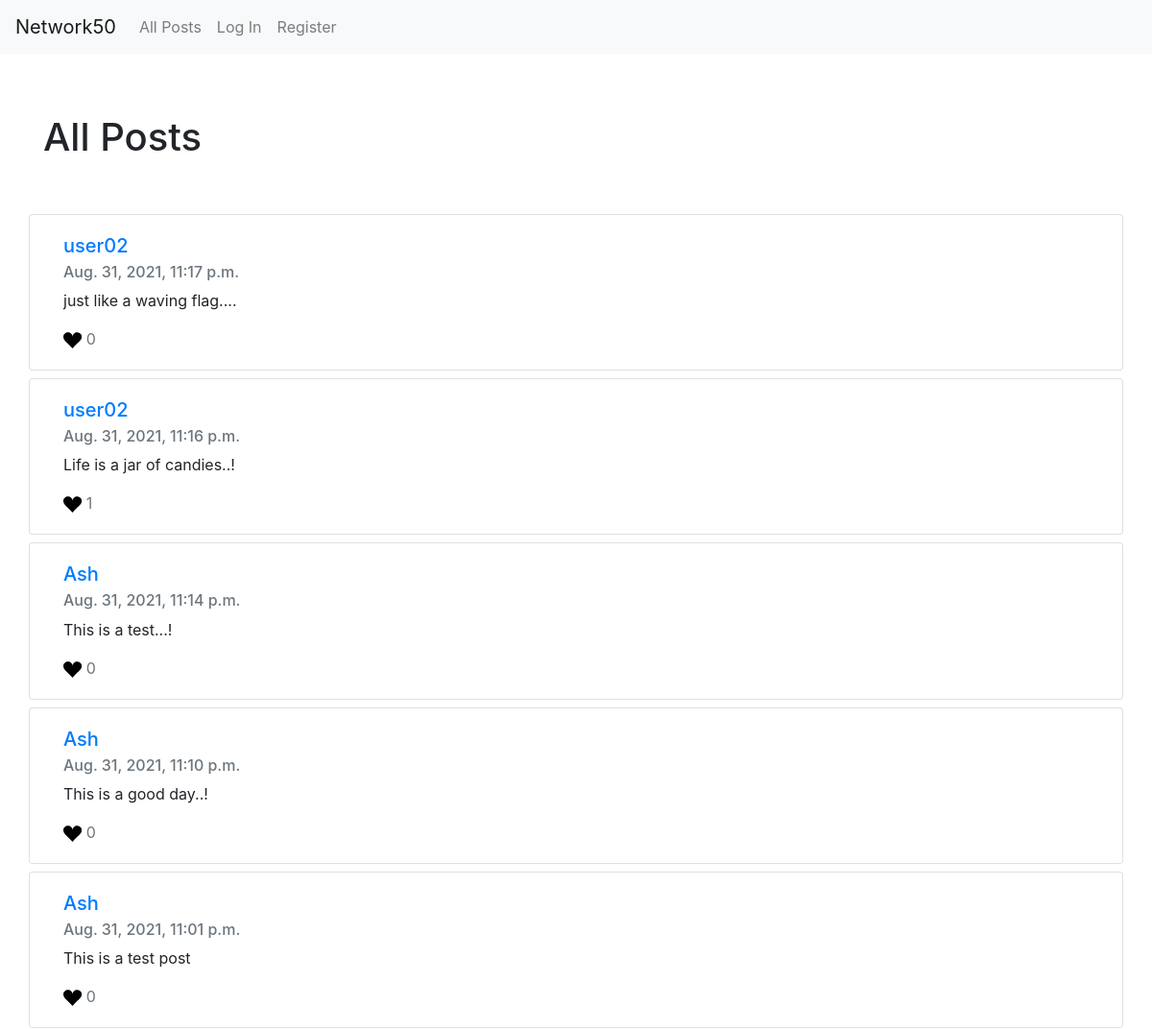
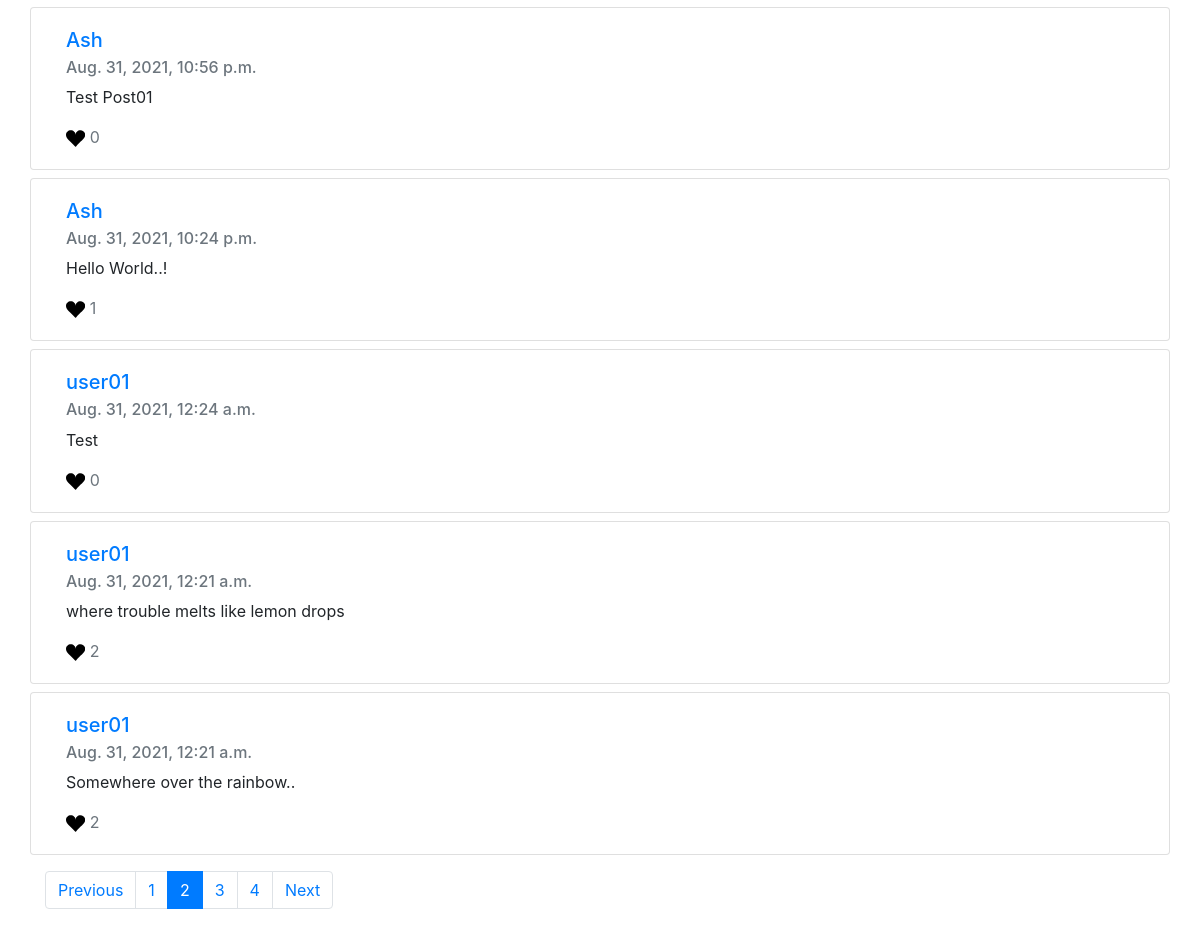
Screenshot of /?page=2 with the database file from the repository (2 pictures, top to bottom).
### network/models.py (models this page shows)
class Post(models.Model):
    content = models.TextField(verbose_name="New Post")
    timestamp = models.DateTimeField(auto_now_add=True)
    creator = models.ForeignKey(User, on_delete=models.CASCADE, related_name="posts")
    likes = models.ManyToManyField(User, blank=True)

class User(AbstractUser):
    following = models.ManyToManyField("self", symmetrical=False, blank=True, related_name="followers")

### network/views.py (the view)
# urls.py: path("", views.index, name="index"),
def index(request):
    posts = Post.objects.all().order_by("-timestamp")
    page_obj = paginate_posts(request, posts)
    return render(request, "network/index.html", {
        "posts": page_obj,
        "feed": True
    })

### network/views.py (called while the page is built)
def paginate_posts(request, posts):
    paginator = Paginator(posts, 10)
    page_number = request.GET.get('page')
    return paginator.get_page(page_number)

### network/templates/network/index.html (shortened to what this page needs)
{% extends "network/posts.html" %}
{% load static %}
{% block top-matter %}
<div class="container py-5">
    <h1>All Posts</h1>
{% endblock %}

### network/templates/network/posts.html (shortened to what this page needs)
{% extends "network/layout.html" %}
{% load static %}
{% block body %}
    <div class="top-matter">
        {% block top-matter %}
        {% endblock %}
    </div>
    <div class="feed">
        {% for post in posts %}
        <div class="card container mb-2">
            <div class="card-body">
                <a href="{% url 'profile' post.creator.username %}">
                    <h5 class="card-title">{{ post.creator }}</h5>
                </a>
                <h6 class="card-subtitle mb-2 text-muted">{{ post.timestamp }}</h6>
                <p class="card-text" id="post-content-{{ post.id }}">{{ post.content }}</p>
                <p class="card-text text-muted">
                    <svg width="1.2em"
                         height="1.2em"
                         viewBox="0 0 16 16"
                         xmlns="http://www.w3.org/2000/svg"
                         id="{{ post.id }}"
                         data-post="{{ post.id }}"
                         class="bi bi-suit-heart-fill"
                         fill="
                            {% if user in post.likes.all %}
                            red
                            {% else %}
                            black
                            {% endif %}">
                        <path d="M4 1c2.21 0 4 1.755 4 3.92C8 2.755 9.79 1 12 1s4 1.755 4 3.92c0 3.263-3.234 4.414-7.608 9.608a.513.513 0 0 1-.784 0C3.234 9.334 0 8.183 0 4.92 0 2.755 1.79 1 4 1z"/>
                    </svg>
                    <span id="like-count-{{ post.id }}">{{ post.likes.all|length }}</span>
                </p>
            </div>
        </div>
        {% empty %}
        <p class="container">Nothing to show. Follow people to see there posts here.!</p>
        {% endfor %}
    </div>
    {% if posts.paginator.num_pages > 1 %}
        <nav aria-label="Posts pages" class="container mt-3">
            <ul class="pagination">
                {% if posts.has_previous %}
                <li class="page-item">
                    <a class="page-link" href="?page={{ posts.previous_page_number }}">Previous</a>
                </li>
                {% endif %}
                {% for page in posts.paginator.page_range %}
                {% if page == posts.number %}
                <li class="page-item active" aria-current="page">
                    <a class="page-link" href="?page={{ page }}">{{ page }} <span class="sr-only">(current)</span></a>
                </li>
                {% else %}
                <li class="page-item"><a class="page-link" href="?page={{ page }}">{{ page }}</a></li>
                {% endif %}
                {% endfor %}
                {% if posts.has_next %}
                <li class="page-item">
                    <a class="page-link" href="?page={{ posts.next_page_number }}">Next</a>
                </li>
                {% endif %}
            </ul>
        </nav>
    {% endif %}
{% endblock %}

### network/static/network/styles.css (style rules this page uses)
.bi { cursor: pointer; }

### rows the page displays
Post: creator "user02", timestamp "Aug. 31, 2021, 11:17 p.m.", content "just like a waving flag....", likes.all|length "0"
Post: creator "user02", timestamp "Aug. 31, 2021, 11:16 p.m.", content "Life is a jar of candies..!", likes.all|length "1"
Post: creator "Ash", timestamp "Aug. 31, 2021, 11:14 p.m.", content "This is a test...!", likes.all|length "0"
Post: creator "Ash", timestamp "Aug. 31, 2021, 11:10 p.m.", content "This is a good day..!", likes.all|length "0"
Post: creator "Ash", timestamp "Aug. 31, 2021, 11:01 p.m.", content "This is a test post", likes.all|length "0"
Post: creator "Ash", timestamp "Aug. 31, 2021, 10:56 p.m.", content "Test Post01", likes.all|length "0"
Post: creator "Ash", timestamp "Aug. 31, 2021, 10:24 p.m.", content "Hello World..!", likes.all|length "1"
Post: creator "user01", timestamp "Aug. 31, 2021, 12:24 a.m.", content "Test", likes.all|length "0"
Post: creator "user01", timestamp "Aug. 31, 2021, 12:21 a.m.", content "where trouble melts like lemon drops", likes.all|length "2"
Post: creator "user01", timestamp "Aug. 31, 2021, 12:21 a.m.", content "Somewhere over the rainbow..", likes.all|length "2"

### other values shown
{{ page }} "1" "3" "4"
{{ page }} "2"
